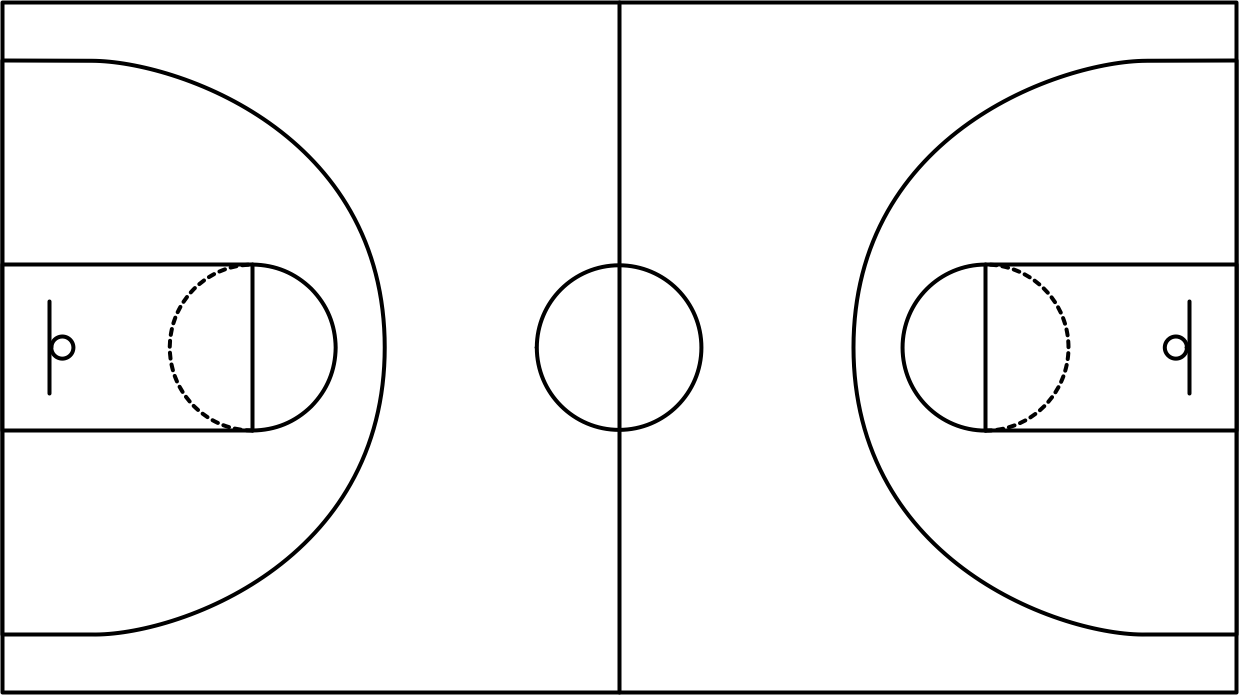
#> input picture 2d_map.png, 1241 x 695 px
$ python -i court_isolation.py   (imports and definitions only)
#> lines starting #> are read from the running program, lines starting #| are printed output that depends on the picture; after the words box and inside, x2 and y2 are one past the last pixel; in counts of white or black regions, pixels touching at a corner belong together
#> further down, picture is the input picture: shape (695, 1241, 3); min 0, max 255, mean 243.4
import numpy as np
import cv2
import matplotlib.pyplot as plt
import ipdb
from ..misc.plotting import plt_plot
from ..misc.resize_frame import resize_img
from .overlay import overlay_mask

# [8 lines left out: function isolate_court, not called in this run]

def binarize_erode_dilate(img, iterations = 4, threshold=True, plot=False, save=False):
    # plt.imshow(gray, cmap='gray')
    # plt.show()
#> called with iterations = 4, threshold = True, plot = False, save = False
    if threshold:
        gray = cv2.cvtColor(img, cv2.COLOR_BGR2GRAY)
        if plot:
            plt.imshow(gray, cmap='gray')
            plt.show()
        # Apply double thresholding to create a binary image within the specified range
        # Lower thresholding (all pixels above lower_thresh are set to 255)
        _, lower_result = cv2.threshold(gray, 140, 255, cv2.THRESH_BINARY)
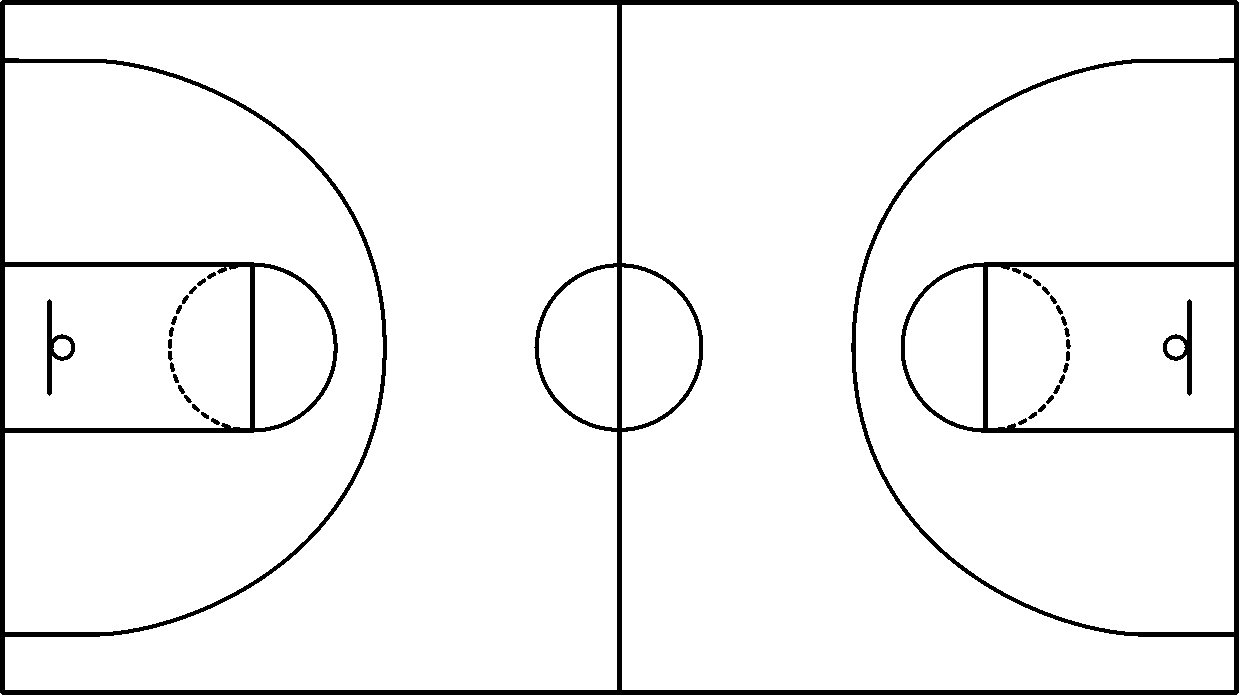
#> lower_result: shape (695, 1241); 94.7% white; 36 black regions, largest, box (x1, y1, x2, y2) and area: (0, 0, 1239, 695) 42614, (1163, 299, 1192, 396) 738, (47, 299, 75, 396) 730
        # Upper thresholding (all pixels above upper_thresh are set to 0)
        _, upper_result = cv2.threshold(gray, 240, 255, cv2.THRESH_BINARY_INV)
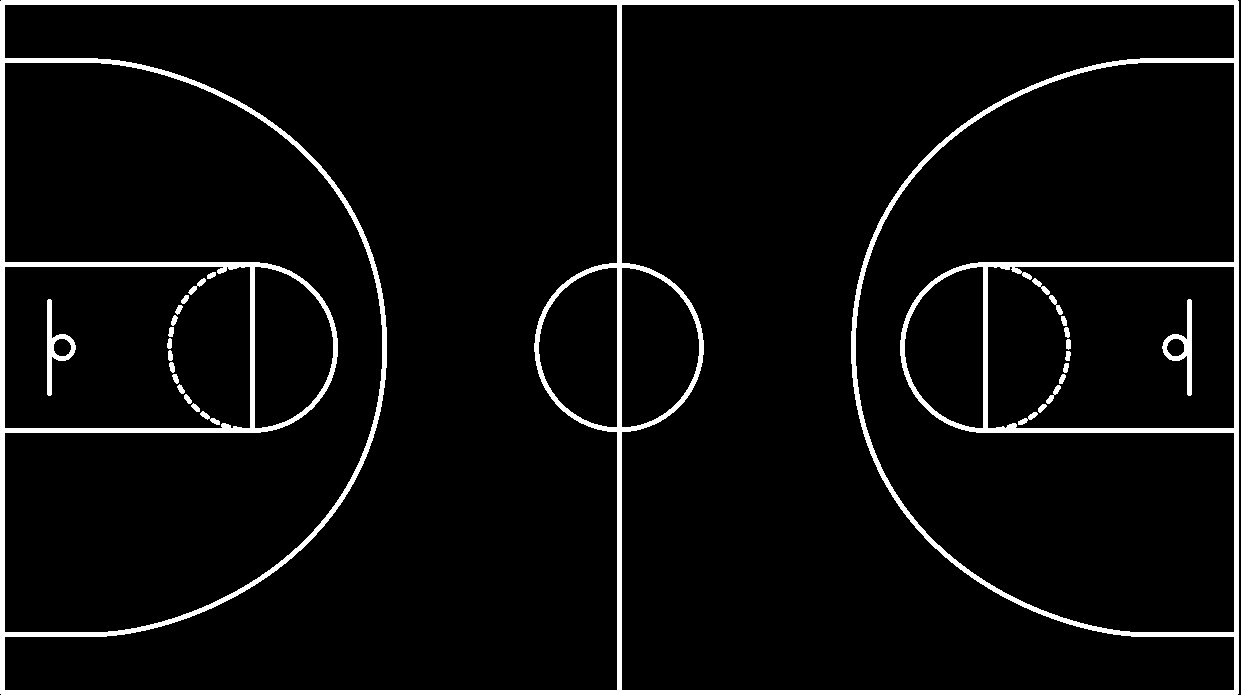
#> upper_result: shape (695, 1241); 5.6% white; 28 white regions, largest, box (x1, y1, x2, y2) and area: (0, 0, 1239, 695) 45250, (1162, 299, 1192, 396) 800, (47, 299, 76, 396) 783

        # Combine both thresholds to get the final mask
        img = cv2.bitwise_and(lower_result, upper_result)
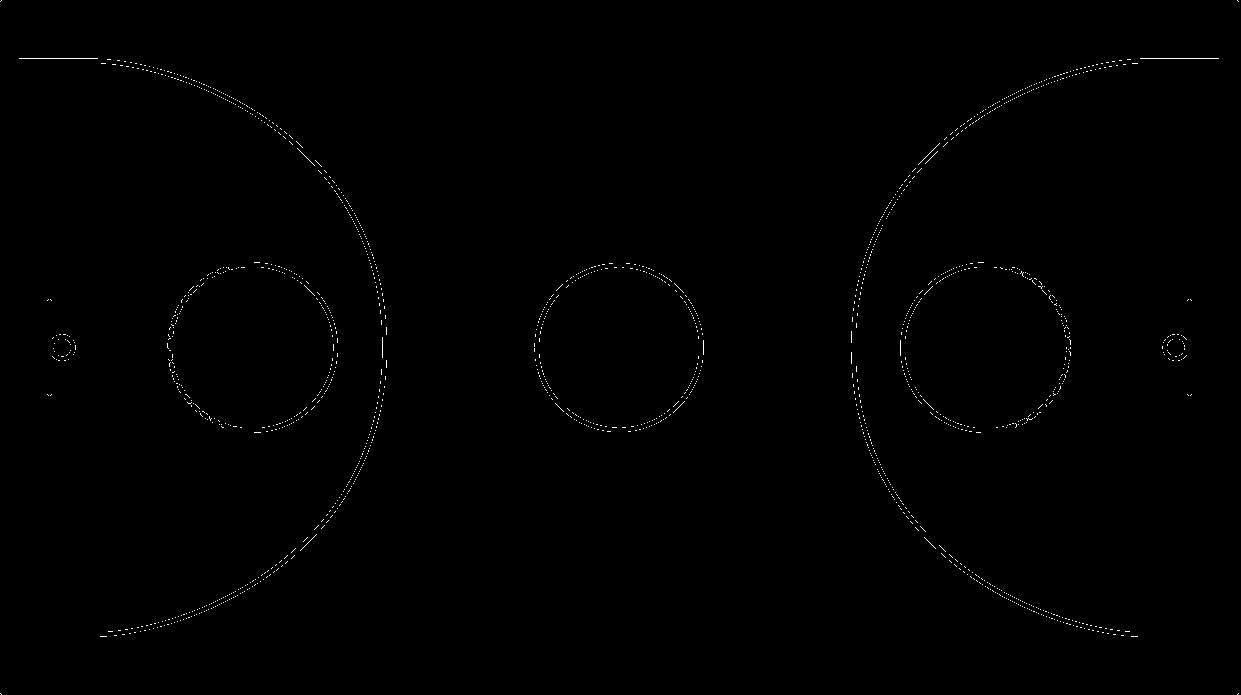
#> img: shape (695, 1241); 0.35% white in thin lines or dots
    # plt.imshow(img_otsu, cmap='gray')
    # plt.show()

    # kernel = np.array([[0, 0, 0],
    #                    [1, 1, 1],
    #                    [0, 0, 0]], np.uint8)
    kernel = np.ones((3, 3), np.uint8)
    img_otsu = cv2.erode(img, kernel, iterations=iterations)
#> img_otsu: shape (695, 1241); every value is 0
    if plot:
        plt.imshow(img_otsu, cmap='gray')
        plt.show()
    img_otsu = cv2.dilate(img_otsu, kernel, iterations=iterations*2)
    if plot:
        plt.imshow(img_otsu, cmap='gray')
        plt.show()
    return img_otsu

# [78 lines left out: functions blob_detection, rectangularize_court, dilation, not called in this run]

# [9 lines not run here, left out]


>>> import cv2
>>> picture = cv2.imread('../2d_map.png')
>>> result = binarize_erode_dilate(picture)
